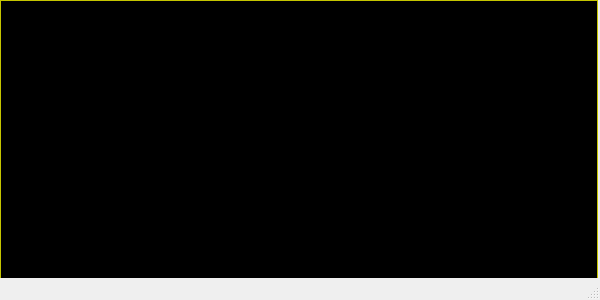
<?xml version="1.0" encoding="UTF-8"?>
<ui version="4.0">
 <class>YerithSortirListStocksWindow</class>
 <widget class="QMainWindow" name="YerithSortirListStocksWindow">
  <property name="geometry">
   <rect>
    <x>0</x>
    <y>0</y>
    <width>600</width>
    <height>300</height>
   </rect>
  </property>
  <property name="windowTitle">
   <string>Yerith-pgi-3.0 - fiche des stocks - sortir</string>
  </property>
  <widget class="QWidget" name="centralwidget">
   <widget class="YerithERPStocksTableView" name="tableView_list_stocks">
    <property name="geometry">
     <rect>
      <x>0</x>
      <y>0</y>
      <width>598</width>
      <height>299</height>
     </rect>
    </property>
    <property name="palette">
     <palette>
      <active>
       <colorrole role="WindowText">
        <brush brushstyle="SolidPattern">
         <color alpha="255">
          <red>0</red>
          <green>0</green>
          <blue>0</blue>
         </color>
        </brush>
       </colorrole>
       <colorrole role="Button">
        <brush brushstyle="SolidPattern">
         <color alpha="255">
          <red>255</red>
          <green>255</green>
          <blue>0</blue>
         </color>
        </brush>
       </colorrole>
       <colorrole role="Light">
        <brush brushstyle="SolidPattern">
         <color alpha="255">
          <red>255</red>
          <green>255</green>
          <blue>127</blue>
         </color>
        </brush>
       </colorrole>
       <colorrole role="Midlight">
        <brush brushstyle="SolidPattern">
         <color alpha="255">
          <red>255</red>
          <green>255</green>
          <blue>63</blue>
         </color>
        </brush>
       </colorrole>
       <colorrole role="Dark">
        <brush brushstyle="SolidPattern">
         <color alpha="255">
          <red>127</red>
          <green>127</green>
          <blue>0</blue>
         </color>
        </brush>
       </colorrole>
       <colorrole role="Mid">
        <brush brushstyle="SolidPattern">
         <color alpha="255">
          <red>170</red>
          <green>170</green>
          <blue>0</blue>
         </color>
        </brush>
       </colorrole>
       <colorrole role="Text">
        <brush brushstyle="SolidPattern">
         <color alpha="255">
          <red>0</red>
          <green>0</green>
          <blue>0</blue>
         </color>
        </brush>
       </colorrole>
       <colorrole role="BrightText">
        <brush brushstyle="SolidPattern">
         <color alpha="255">
          <red>255</red>
          <green>255</green>
          <blue>255</blue>
         </color>
        </brush>
       </colorrole>
       <colorrole role="ButtonText">
        <brush brushstyle="SolidPattern">
         <color alpha="255">
          <red>0</red>
          <green>0</green>
          <blue>0</blue>
         </color>
        </brush>
       </colorrole>
       <colorrole role="Base">
        <brush brushstyle="SolidPattern">
         <color alpha="255">
          <red>0</red>
          <green>0</green>
          <blue>0</blue>
         </color>
        </brush>
       </colorrole>
       <colorrole role="Window">
        <brush brushstyle="SolidPattern">
         <color alpha="255">
          <red>255</red>
          <green>255</green>
          <blue>0</blue>
         </color>
        </brush>
       </colorrole>
       <colorrole role="Shadow">
        <brush brushstyle="SolidPattern">
         <color alpha="255">
          <red>0</red>
          <green>0</green>
          <blue>0</blue>
         </color>
        </brush>
       </colorrole>
       <colorrole role="Highlight">
        <brush brushstyle="SolidPattern">
         <color alpha="255">
          <red>0</red>
          <green>0</green>
          <blue>0</blue>
         </color>
        </brush>
       </colorrole>
       <colorrole role="HighlightedText">
        <brush brushstyle="SolidPattern">
         <color alpha="255">
          <red>2</red>
          <green>160</green>
          <blue>70</blue>
         </color>
        </brush>
       </colorrole>
       <colorrole role="AlternateBase">
        <brush brushstyle="SolidPattern">
         <color alpha="255">
          <red>255</red>
          <green>255</green>
          <blue>127</blue>
         </color>
        </brush>
       </colorrole>
       <colorrole role="ToolTipBase">
        <brush brushstyle="SolidPattern">
         <color alpha="255">
          <red>255</red>
          <green>255</green>
          <blue>220</blue>
         </color>
        </brush>
       </colorrole>
       <colorrole role="ToolTipText">
        <brush brushstyle="SolidPattern">
         <color alpha="255">
          <red>0</red>
          <green>0</green>
          <blue>0</blue>
         </color>
        </brush>
       </colorrole>
       <colorrole role="PlaceholderText">
        <brush brushstyle="NoBrush">
         <color alpha="128">
          <red>0</red>
          <green>0</green>
          <blue>0</blue>
         </color>
        </brush>
       </colorrole>
      </active>
      <inactive>
       <colorrole role="WindowText">
        <brush brushstyle="SolidPattern">
         <color alpha="255">
          <red>0</red>
          <green>0</green>
          <blue>0</blue>
         </color>
        </brush>
       </colorrole>
       <colorrole role="Button">
        <brush brushstyle="SolidPattern">
         <color alpha="255">
          <red>255</red>
          <green>255</green>
          <blue>0</blue>
         </color>
        </brush>
       </colorrole>
       <colorrole role="Light">
        <brush brushstyle="SolidPattern">
         <color alpha="255">
          <red>255</red>
          <green>255</green>
          <blue>127</blue>
         </color>
        </brush>
       </colorrole>
       <colorrole role="Midlight">
        <brush brushstyle="SolidPattern">
         <color alpha="255">
          <red>255</red>
          <green>255</green>
          <blue>63</blue>
         </color>
        </brush>
       </colorrole>
       <colorrole role="Dark">
        <brush brushstyle="SolidPattern">
         <color alpha="255">
          <red>127</red>
          <green>127</green>
          <blue>0</blue>
         </color>
        </brush>
       </colorrole>
       <colorrole role="Mid">
        <brush brushstyle="SolidPattern">
         <color alpha="255">
          <red>170</red>
          <green>170</green>
          <blue>0</blue>
         </color>
        </brush>
       </colorrole>
       <colorrole role="Text">
        <brush brushstyle="SolidPattern">
         <color alpha="255">
          <red>0</red>
          <green>0</green>
          <blue>0</blue>
         </color>
        </brush>
       </colorrole>
       <colorrole role="BrightText">
        <brush brushstyle="SolidPattern">
         <color alpha="255">
          <red>255</red>
          <green>255</green>
          <blue>255</blue>
         </color>
        </brush>
       </colorrole>
       <colorrole role="ButtonText">
        <brush brushstyle="SolidPattern">
         <color alpha="255">
          <red>0</red>
          <green>0</green>
          <blue>0</blue>
         </color>
        </brush>
       </colorrole>
       <colorrole role="Base">
        <brush brushstyle="SolidPattern">
         <color alpha="255">
          <red>0</red>
          <green>0</green>
          <blue>0</blue>
         </color>
        </brush>
       </colorrole>
       <colorrole role="Window">
        <brush brushstyle="SolidPattern">
         <color alpha="255">
          <red>255</red>
          <green>255</green>
          <blue>0</blue>
         </color>
        </brush>
       </colorrole>
       <colorrole role="Shadow">
        <brush brushstyle="SolidPattern">
         <color alpha="255">
          <red>0</red>
          <green>0</green>
          <blue>0</blue>
         </color>
        </brush>
       </colorrole>
       <colorrole role="Highlight">
        <brush brushstyle="SolidPattern">
         <color alpha="255">
          <red>0</red>
          <green>0</green>
          <blue>0</blue>
         </color>
        </brush>
       </colorrole>
       <colorrole role="HighlightedText">
        <brush brushstyle="SolidPattern">
         <color alpha="255">
          <red>2</red>
          <green>160</green>
          <blue>70</blue>
         </color>
        </brush>
       </colorrole>
       <colorrole role="AlternateBase">
        <brush brushstyle="SolidPattern">
         <color alpha="255">
          <red>255</red>
          <green>255</green>
          <blue>127</blue>
         </color>
        </brush>
       </colorrole>
       <colorrole role="ToolTipBase">
        <brush brushstyle="SolidPattern">
         <color alpha="255">
          <red>255</red>
          <green>255</green>
          <blue>220</blue>
         </color>
        </brush>
       </colorrole>
       <colorrole role="ToolTipText">
        <brush brushstyle="SolidPattern">
         <color alpha="255">
          <red>0</red>
          <green>0</green>
          <blue>0</blue>
         </color>
        </brush>
       </colorrole>
       <colorrole role="PlaceholderText">
        <brush brushstyle="NoBrush">
         <color alpha="128">
          <red>0</red>
          <green>0</green>
          <blue>0</blue>
         </color>
        </brush>
       </colorrole>
      </inactive>
      <disabled>
       <colorrole role="WindowText">
        <brush brushstyle="SolidPattern">
         <color alpha="255">
          <red>127</red>
          <green>127</green>
          <blue>0</blue>
         </color>
        </brush>
       </colorrole>
       <colorrole role="Button">
        <brush brushstyle="SolidPattern">
         <color alpha="255">
          <red>255</red>
          <green>255</green>
          <blue>0</blue>
         </color>
        </brush>
       </colorrole>
       <colorrole role="Light">
        <brush brushstyle="SolidPattern">
         <color alpha="255">
          <red>255</red>
          <green>255</green>
          <blue>127</blue>
         </color>
        </brush>
       </colorrole>
       <colorrole role="Midlight">
        <brush brushstyle="SolidPattern">
         <color alpha="255">
          <red>255</red>
          <green>255</green>
          <blue>63</blue>
         </color>
        </brush>
       </colorrole>
       <colorrole role="Dark">
        <brush brushstyle="SolidPattern">
         <color alpha="255">
          <red>127</red>
          <green>127</green>
          <blue>0</blue>
         </color>
        </brush>
       </colorrole>
       <colorrole role="Mid">
        <brush brushstyle="SolidPattern">
         <color alpha="255">
          <red>170</red>
          <green>170</green>
          <blue>0</blue>
         </color>
        </brush>
       </colorrole>
       <colorrole role="Text">
        <brush brushstyle="SolidPattern">
         <color alpha="255">
          <red>127</red>
          <green>127</green>
          <blue>0</blue>
         </color>
        </brush>
       </colorrole>
       <colorrole role="BrightText">
        <brush brushstyle="SolidPattern">
         <color alpha="255">
          <red>255</red>
          <green>255</green>
          <blue>255</blue>
         </color>
        </brush>
       </colorrole>
       <colorrole role="ButtonText">
        <brush brushstyle="SolidPattern">
         <color alpha="255">
          <red>127</red>
          <green>127</green>
          <blue>0</blue>
         </color>
        </brush>
       </colorrole>
       <colorrole role="Base">
        <brush brushstyle="SolidPattern">
         <color alpha="255">
          <red>255</red>
          <green>255</green>
          <blue>0</blue>
         </color>
        </brush>
       </colorrole>
       <colorrole role="Window">
        <brush brushstyle="SolidPattern">
         <color alpha="255">
          <red>255</red>
          <green>255</green>
          <blue>0</blue>
         </color>
        </brush>
       </colorrole>
       <colorrole role="Shadow">
        <brush brushstyle="SolidPattern">
         <color alpha="255">
          <red>0</red>
          <green>0</green>
          <blue>0</blue>
         </color>
        </brush>
       </colorrole>
       <colorrole role="Highlight">
        <brush brushstyle="SolidPattern">
         <color alpha="255">
          <red>145</red>
          <green>145</green>
          <blue>145</blue>
         </color>
        </brush>
       </colorrole>
       <colorrole role="HighlightedText">
        <brush brushstyle="SolidPattern">
         <color alpha="255">
          <red>2</red>
          <green>160</green>
          <blue>70</blue>
         </color>
        </brush>
       </colorrole>
       <colorrole role="AlternateBase">
        <brush brushstyle="SolidPattern">
         <color alpha="255">
          <red>255</red>
          <green>255</green>
          <blue>0</blue>
         </color>
        </brush>
       </colorrole>
       <colorrole role="ToolTipBase">
        <brush brushstyle="SolidPattern">
         <color alpha="255">
          <red>255</red>
          <green>255</green>
          <blue>220</blue>
         </color>
        </brush>
       </colorrole>
       <colorrole role="ToolTipText">
        <brush brushstyle="SolidPattern">
         <color alpha="255">
          <red>0</red>
          <green>0</green>
          <blue>0</blue>
         </color>
        </brush>
       </colorrole>
       <colorrole role="PlaceholderText">
        <brush brushstyle="NoBrush">
         <color alpha="128">
          <red>0</red>
          <green>0</green>
          <blue>0</blue>
         </color>
        </brush>
       </colorrole>
      </disabled>
     </palette>
    </property>
    <property name="font">
     <font>
      <pointsize>11</pointsize>
     </font>
    </property>
    <property name="sortingEnabled">
     <bool>true</bool>
    </property>
   </widget>
  </widget>
  <widget class="QMenuBar" name="menubar">
   <property name="geometry">
    <rect>
     <x>0</x>
     <y>0</y>
     <width>600</width>
     <height>24</height>
    </rect>
   </property>
  </widget>
  <widget class="QStatusBar" name="statusbar"/>
  <action name="actionAjouter_article_liste">
   <property name="text">
    <string>Ajouter un article a la liste </string>
   </property>
   <property name="toolTip">
    <string>Ajouter un article a la liste </string>
   </property>
  </action>
 </widget>
 <customwidgets>
  <customwidget>
   <class>YerithERPStocksTableView</class>
   <extends>QTableView</extends>
   <header>src/widgets/table-view/yerith-erp-stocks-table-view.hpp</header>
  </customwidget>
 </customwidgets>
 <resources/>
 <connections/>
</ui>
